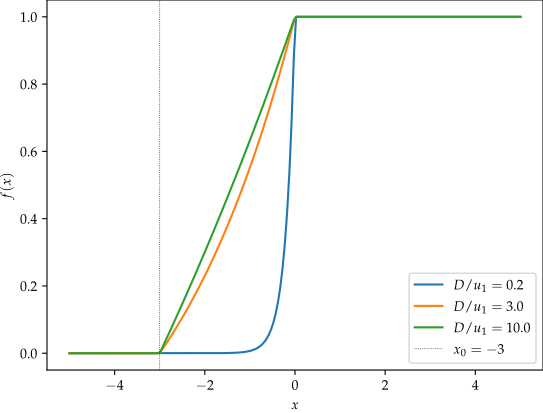

This figure's Python source:
import numpy as np
import matplotlib.pyplot as plt
from scipy.integrate import solve_bvp

cmap = plt.get_cmap('plasma')

@np.vectorize
def distribution(x, x0, f0, lam):
    if x < 0:
        return max(f0 / (1 - np.exp(x0 / lam)) * (
            np.exp(x / lam)- 
            np.exp(x0 / lam)
        ), 0.)
    else:
        return f0

def shock_acceleration_distribution():
    xs = np.linspace(-5, 5, num=200)
    
    x0 = -3 
    
    f0 = 1. 
    
    # lambda = D / u_1
    lams = [.2, 3.,  10.]
    
    for lam in lams:
        plt.plot(
            xs, 
            distribution(xs, x0, f0, lam), 
            label=f'$D / u_1 = $ {lam}'
            )
    plt.axvline(x=x0, label=f'$x_0 = {x0}$', ls=':', c='black', lw=.5)
    plt.xlabel('$x$')
    plt.ylabel('$f(x)$')
    plt.legend()
    
    
def solve_beta_bvp(k=1., alpha_CR=1., r=4., x0=-1., logp=1.):
    
    spectrum = 3 * r / (r-1)

    def fun(x, y):
        # dy/dx = fun(x, y)
        # y = [beta, beta']
        # beta'' = (beta')**2 - k * beta'
        
        return np.vstack((y[1], y[1] * (y[1] - k) / logp))
    
    def bc(ya, yb):
        # boundary condition residuals
        return np.array([
            ya[0] - alpha_CR, 
            1 - yb[1] * logp / k - yb[0] / spectrum
        ])
    
    xs = np.linspace(x0, 0, num=200)
    beta_guess = k * xs + alpha_CR - k * x0
    beta_guess_derivative = np.gradient(beta_guess, xs)
    ys_guess = np.vstack((beta_guess, beta_guess_derivative))
    
    sol = solve_bvp(fun, bc, x = xs, y = ys_guess, verbose=0, tol=1e-4, max_nodes=100_000)
    print(f'Status = {sol.status}, alpha = {alpha_CR}, logp= {logp}')
    return sol

def cosmic_ray_reacceleration(k, logp):
    r=4.
    x0=-1.
    min_alpha=3
    max_alpha=5
    da = max_alpha - min_alpha
    
    for alpha_CR in np.linspace(min_alpha, max_alpha, num=50):
        
        sol = solve_beta_bvp(r=r, alpha_CR=alpha_CR, x0=x0, k=k, logp=logp)
        plt.plot(sol.x * k, sol.y[0], c=cmap((alpha_CR-min_alpha)/da))
        plt.axhline(3 * r / (r-1), ls=':', c='black', lw=.8)
    plt.xlabel('Rescaled position $X = x u_1 / D$')
    plt.ylabel(r'spectral index $\beta$')
    plt.title(r'$D/u_1= $ ' + str(1/(x0 * k)) + r'$\abs{x_0}$, $\log (p / p_{\text{min}})= $ ' + str(logp))

def show_alpha_spectrum(alpha_CR=3.):
    num = 30
    k_range = np.logspace(-1, 1, num=num)
    logp_range = np.linspace(.3, 2, num=num)
    
    K, LOGP = np.meshgrid(k_range, logp_range)
    
    beta0 = np.zeros_like(K)
    
    for ind, k in np.ndenumerate(K):
        logp = LOGP[ind]
        print(f'{k=}, {logp=}')
        
        sol = solve_beta_bvp(k=k, logp=logp, alpha_CR=alpha_CR)
        if sol.status == 0:
            beta0[ind] = sol.y[0][-1]
    
    c = plt.contourf(K, LOGP, beta0, levels=100)
    # plt.clim(alpha_CR, 4)
    plt.xlabel('$k |x_0| = |x_0| u_1 / D$')
    plt.xscale('log')
    plt.ylabel(r'$\log (p / p _{\text{min}})$')
    cbar = plt.colorbar(c, label=r'$\beta (x=0)$: $\alpha_{CR}$ = ' + f'{alpha_CR}')

def show_low_alpha_spectrum():
    show_alpha_spectrum(alpha_CR=3.)
def show_high_alpha_spectrum():
    show_alpha_spectrum(alpha_CR=5.)

def cosmic_ray_reacceleration_far():
    cosmic_ray_reacceleration(k=.5, logp=2.)

def cosmic_ray_reacceleration_near():
    cosmic_ray_reacceleration(k=4., logp=.5)


if __name__ == "__main__":
    from make_all_figures import plot_and_save
    # plot_and_save(shock_acceleration_distribution)
    # plot_and_save(cosmic_ray_reacceleration_far)
    # plot_and_save(cosmic_ray_reacceleration_near)
    plot_and_save(show_low_alpha_spectrum)
    plot_and_save(show_high_alpha_spectrum)
